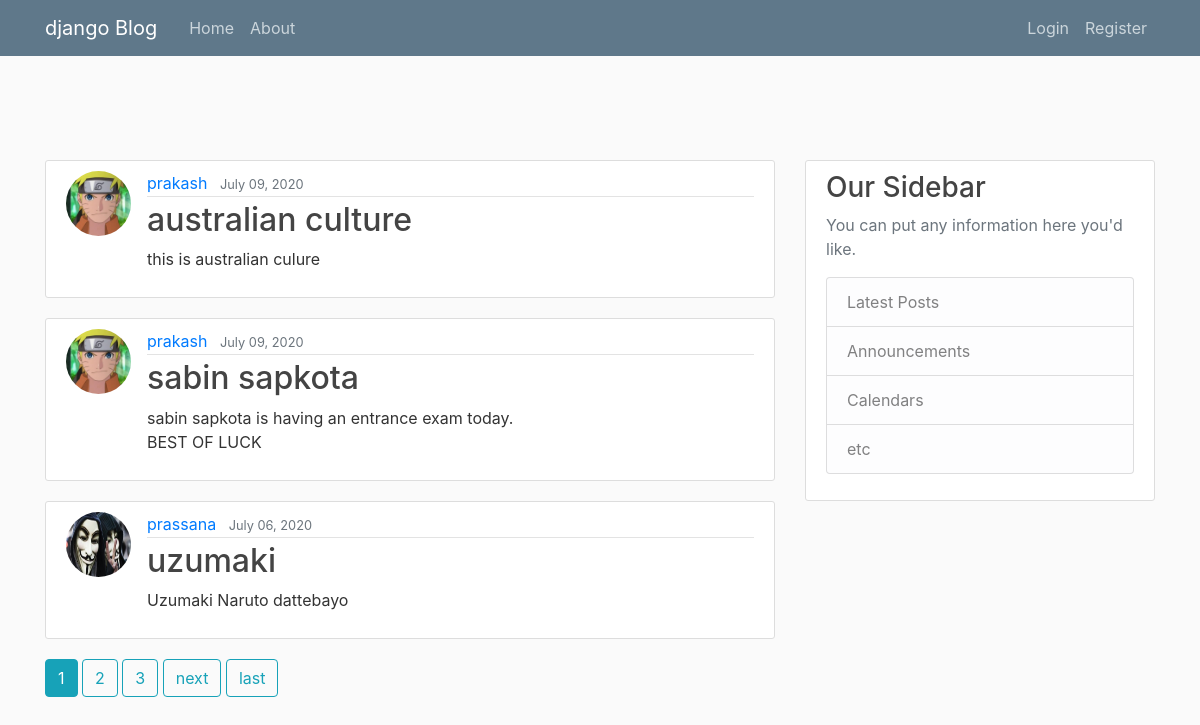
The page / on the database its author committed.
### blog/models.py (models this page shows, shortened)
class post(models.Model):
 title=models.CharField(max_length=100)
 content=models.TextField()
 date=models.DateTimeField(default=timezone.now)
 author= models.ForeignKey(User,on_delete=models.CASCADE)

### users/models.py (models this page shows, shortened)
class profile(models.Model):
    user = models.OneToOneField( User, on_delete=models.CASCADE)
    image= models.ImageField(default="default.jpg", upload_to="profile_pics")

### blog/views.py (the view)
# urls.py: path('', PostListView.as_view(),name="blog-home"),
class PostListView(ListView):
    model= post
    template_name='blog/home.html'
    context_object_name = 'posts'
    ordering=['-date']
    paginate_by = 3

### blog/templates/blog/home.html (shortened to what this page needs)
{% extends "blog/base.html"%}
{% load static %}
{% block content%}
  {% for post in posts %}
   <article class="media content-section">
      <img  class="rounded-circle article-img" src="{{ post.author.profile.image.url }}">
  <div class="media-body">
    <div class="article-metadata">
      <a class="mr-2" href="{% url 'user-post' post.author.username %}">{{ post.author }}</a>
      <small class="text-muted">{{ post.date|date:"F d, Y"}}</small>
    </div>
    <h2><a class="article-title" href="{% url 'post-detail' post.id %}">{{ post.title }}</a></h2>
    <p class="article-content">{{ post.content }}</p>
  </div>
</article>
  {% endfor %}
   {%  if is_paginated %}
           {% for num in page_obj.paginator.page_range %}
            {%  if page_obj.number == num %}
              <a  class="btn btn-info mb-4" href="?page={{ num }}">{{ num }}</a>
            {% elif num > page_obj.number|add:'-3' and num < page_obj.number|add:'3' %}
               <a  class="btn btn-outline-info mb-4" href="?page={{ num }}">{{ num }}</a>
             {% endif %}
             {% endfor %}
      {%  if page_obj.has_next %}
        <a  class="btn btn-outline-info mb-4" href="?page={{ page_obj.next_page_number}}">next</a>
         <a  class="btn btn-outline-info mb-4" href="?page={{page_obj.paginator.num_pages}}">last</a>
         {% endif %}
    {% endif %}
{% endblock content %}

### blog/templates/blog/base.html (shortened to what this page needs)
{% load static %}
<!DOCTYPE html>
<html lang="en">
<head>
    <link rel="stylesheet" href="https://maxcdn.bootstrapcdn.com/bootstrap/4.0.0/css/bootstrap.min.css">
  <link rel="stylesheet" type="text/css" href=" {% static 'blog/main.css' %}" >
</head>
<body>
<header class="site-header">
  <nav class="navbar navbar-expand-md navbar-dark bg-steel fixed-top">
    <div class="container">
      <a class="navbar-brand mr-4" href="{% url 'blog-home'%}">django Blog</a>
      <div class="collapse navbar-collapse" id="navbarToggle">
        <div class="navbar-nav mr-auto">
          <a class="nav-item nav-link" href="{% url 'blog-home'%}">Home</a>
          <a class="nav-item nav-link" href="{% url 'blog-about'%}">About</a>
        </div>
        <div class="navbar-nav">
          {% if user.is_authenticated %}
               <a class="nav-item nav-link" href="{%url "profile" %}">Profile</a>
               <a class="nav-item nav-link" href="{%url "post-create" %}">create post</a>
               <a class="nav-item nav-link" href="{%url "logout" %}">Logout</a>
          {% else %}
             <a class="nav-item nav-link" href="{%url "login" %}">Login</a>
             <a class="nav-item nav-link" href="{%url "register" %}">Register</a>
          {% endif %}
        </div>
      </div>
    </div>
  </nav>
</header>
<main role="main" class="container">
  <div class="row">
    <div class="col-md-8">
      {% block content %}{% endblock content %}
    </div>
    <div class="col-md-4">
      <div class="content-section">
        <h3>Our Sidebar</h3>
        <p class='text-muted'>You can put any information here you'd like.
          <ul class="list-group">
            <li class="list-group-item list-group-item-light">Latest Posts</li>
            <li class="list-group-item list-group-item-light">Announcements</li>
            <li class="list-group-item list-group-item-light">Calendars</li>
            <li class="list-group-item list-group-item-light">etc</li>
          </ul>
        </p>
      </div>
    </div>
  </div>
</main>
</body>
</html>

### blog/static/blog/main.css (style rules this page uses)
body { background: #fafafa; color: #333333; margin-top: 10rem; }
h1, h2, h3, h4, h5, h6 { color: #444444; }
ul { margin: 0; }
.bg-steel { background-color: #5f788a; }
.site-header .navbar-nav .nav-link { color: #cbd5db; }
.content-section { background: #ffffff; padding: 10px 20px; border: 1px solid #dddddd; border-radius: 3px; margin-bottom: 20px; }
.article-title { color: #444444; }
.article-content { white-space: pre-line; }
.article-img { height: 65px; width: 65px; margin-right: 16px; }
.article-metadata { padding-bottom: 1px; margin-bottom: 4px; border-bottom: 1px solid #e3e3e3 }

### rows shown on the page
post: author.profile.image (picture), author "prakash", date "July 09, 2020", title "australian culture", content "this is australian culure"
post: author.profile.image (picture), author "prakash", date "July 09, 2020", title "sabin sapkota", content "sabin sapkota is having an entrance exam today. BEST OF LUCK"
post: author.profile.image (placeholder picture), author "prassana", date "July 06, 2020", title "uzumaki", content "Uzumaki Naruto dattebayo"

### other values the page prints
{{ num }} "1"
{{ num }} "2" "3"
